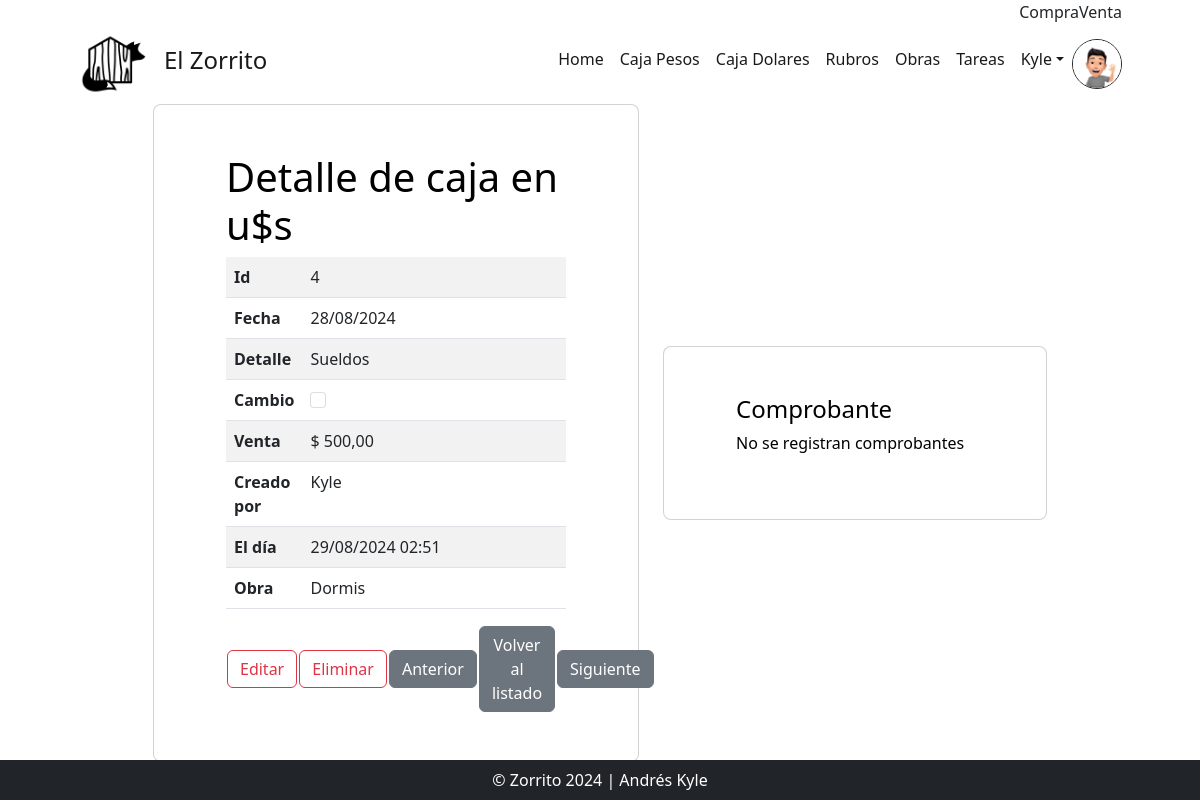
/dolares_detail/4/ (signed in), run on an earlier commit of the app's database.
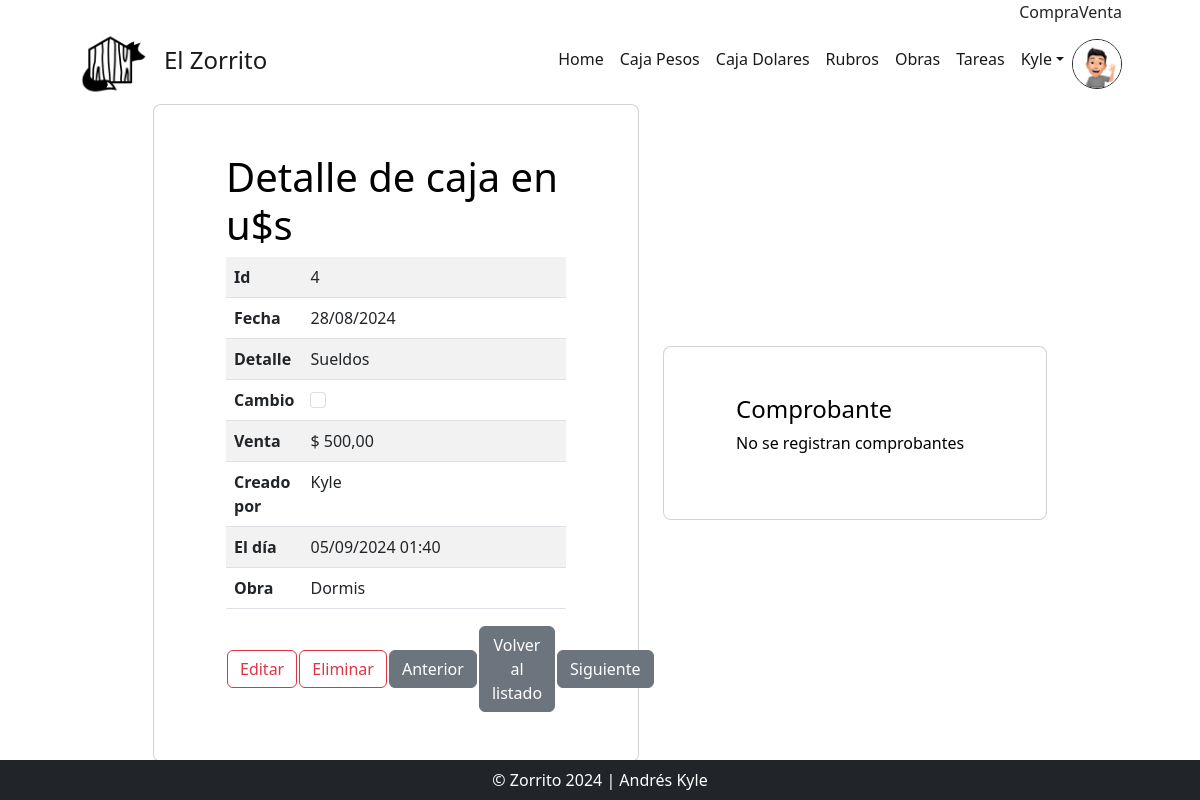
And on a later commit of the database.
### AppZorro/models.py (models this page shows)
class CajaDolares(models.Model):
    fecha = models.DateField(default=date.today)
    detalle = models.CharField(max_length=60)
    es_cambio = models.BooleanField(default=True)
    ingreso = models.FloatField(default=0)
    egreso = models.FloatField(default=0)
    cotiza = models.FloatField(default=DolarBlue.compra())
    obra = models.ForeignKey(Obra, null=True, on_delete=models.RESTRICT)
    autor = models.ForeignKey(settings.AUTH_USER_MODEL, on_delete=models.RESTRICT, null=True, blank=True, editable=False)
    action_time = models.DateTimeField(auto_now=True, editable=False)
    conecta = models.OneToOneField(CajaPesos, null=True, blank=True, on_delete=models.CASCADE)

class Obra(models.Model):
    fecha_inicio = models.DateField(default=date.today)
    nombre = models.CharField(max_length=30)
    m2_cubiertos = models.FloatField(default=0.00)
    m2_semicubiertos = models.FloatField(default=0.00)
    m2_total = models.FloatField(default=0.00, editable=False)
    dias_estimados = models.IntegerField(default=30)
    presupuesto_inicial = models.FloatField()
    def __str__(self) -> str:
        return self.nombre

### AppZorro/views.py (the view)
# urls.py: path("dolares_detail/<int:pk>/", views.DolaresDetailView.as_view(), name="DetalleDolar"),
class DolaresDetailView(LoginRequiredMixin, DetailView):
    model = CajaDolares
    def get(self, request, *args, **kwargs):
        self.object = self.get_object()
        context = self.get_context_data(object=self.object)
        id_actual = self.object.id
        objetos_ordenados = list(CajaDolares.objects.order_by('id'))
        min = objetos_ordenados[0]
        max = objetos_ordenados[-1]
        min = min.id
        max = max.id
        if self.object.id == min:
            previo = min
        else:
            previo = objetos_ordenados[objetos_ordenados.index(self.object)-1]
            previo = previo.id
        if self.object.id == max:
            siguiente = max
        else:
            siguiente = CajaDolares.objects.filter(id__gt=id_actual).order_by('id').first()
            siguiente = siguiente.id
        context['siguiente'] = siguiente
        context['previo'] = previo
        return self.render_to_response(context)

### AppZorro/templates/AppZorro/CajaDolares_detail.html (shortened to what this page needs)
{% extends 'AppZorro/base.html' %}
{% load static %}
{% block main %}
<div id="todo" class="row d-flex justify-content-center align-items-center">
  <div class="col-xl-5">
      <div class="card rounded-3 text-black">
          <div class="card-body p-md-5 mx-md-4">
              <h3 class="display-6">Detalle de caja en u$s</h3>
                  <table class="table table-striped ">
                        <tr>
                          <th width="20%">Id</th>
                          <td>{{ object.id }}</td>
                        </tr>
                        <tr>
                          <th width="20%">Fecha</th>
                          <td>{{ object.fecha|date:"d/m/Y" }}</td>
                        </tr>
                        <tr>
                          <th width="20%">Detalle</th>
                          <td>{{ object.detalle }}</td>
                        </tr>
                        <tr>
                          <th width="20%">Cambio</th>
                          {% if object.es_cambio == True %}
                          <td><input class="form-check-input" type="checkbox" value="" id="defaultCheck1" checked></td>
                          {% else %}
                          <td><input class="form-check-input" type="checkbox" value="" id="defaultCheck1" disabled></td>
                          {% endif %}
                        </tr>
                        <tr>
                          {% if object.egreso > 0 %}
                          <th width="20%">Venta</th>
                          <td>$ {{ object.egreso|floatformat:"2g" }}</td>
                          {% endif %}
                        </tr>
                        <tr>
                          <th width="20%">Creado por</th>
                          <td>{{ object.autor }}</td>
                        </tr>
                        <tr>
                          <th width="20%">El día</th>
                          <td>{{ object.action_time|date:'d/m/Y H:i' }}</td>
                        </tr>
                        <tr>
                          <th width="20%">Obra</th>
                          <td>{{ object.obra }}</td>
                        </tr>
                  </table>
                  <table>
                      <tr>
                        <td><a type="button" class="btn btn-outline-danger" href="{% url 'EditarDolares' object.id %}">Editar</a></td>
                        <td><a type="button" class="btn btn-outline-danger" href="{% url 'DolaresDelete' object.id %}">Eliminar</a></td>
                        <td><a type="button" class="btn btn-secondary btn-me" href="{% url 'DetalleDolar' previo %}">Anterior</a></td>
                        <td><a type="button"  class="btn btn-secondary btn-me" href="{% url 'Dolares' %}">Volver al listado</a></td>
                        <td><a type="button" class="btn btn-secondary btn-me" href="{% url 'DetalleDolar' siguiente %}">Siguiente</a></td>
                      </tr>
                  </table>
              </div>
          </div>
      </div>
      <div class="col-xl-4">
          <div class="card rounded-3 text-black">
              <div class="card-body p-md-5 mx-md-4">
                  <h4 >Comprobante</h4>
                  {% if object.comprobante %}
                      <img src="{{object.comprobante.url}}" alt="" class="img-fluid">
                  {% else %}
                      <p>No se registran comprobantes</p>
                  {% endif %}
              </div>
          </div>
      </div>
  </div>
{% endblock main %}

What changed in the data, as far as the page shows it:
changed CajaDolares "Sueldos": action_time "29/08/2024 02:51" → "05/09/2024 01:40"
